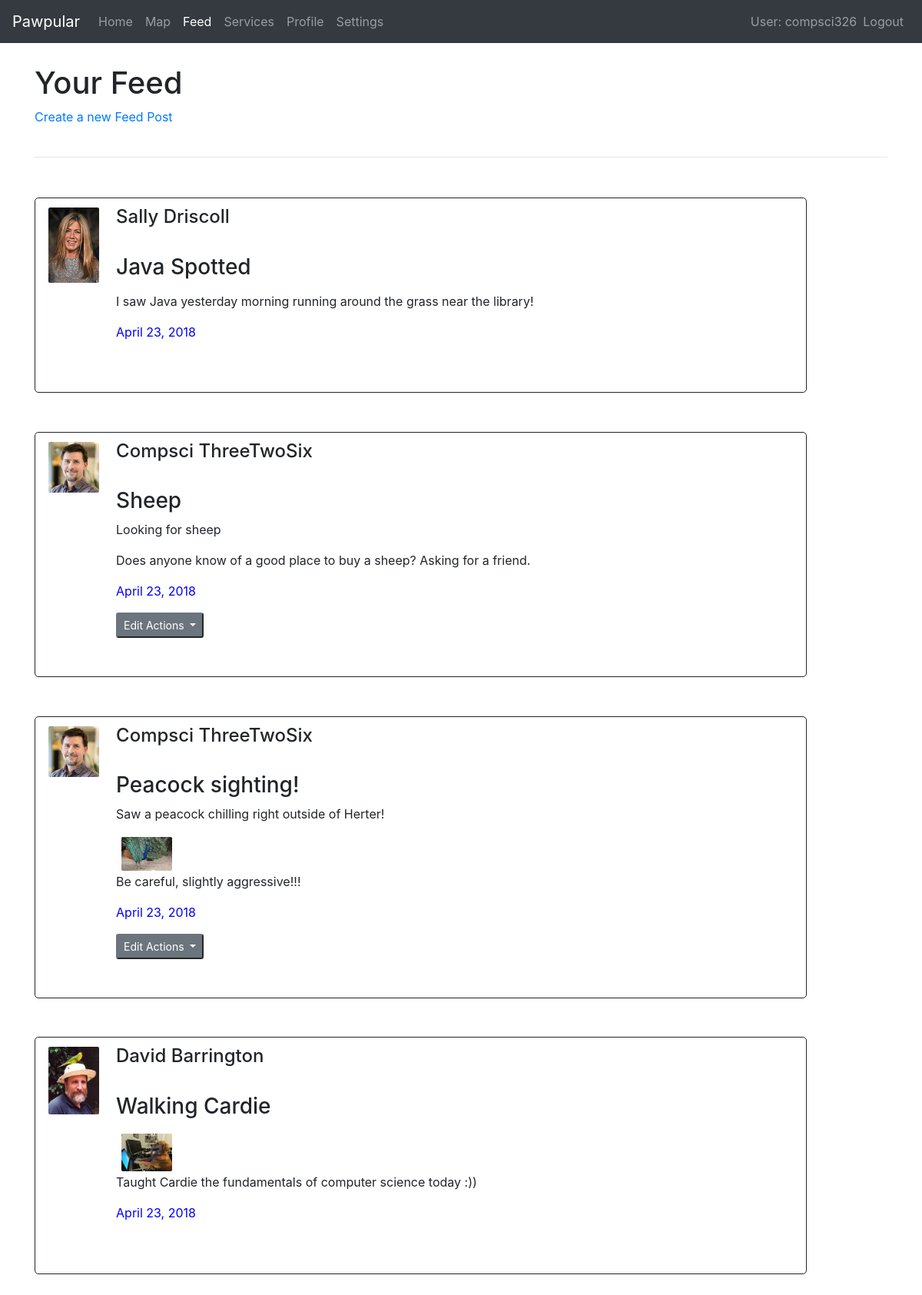
/pawpular/chat/ (signed in), run on the app's committed database.
### pawpular/models.py (models this page shows, shortened)
class Post(models.Model):
    createdBy = models.ForeignKey('Profile', on_delete=models.CASCADE)
    id = models.UUIDField(primary_key=True, default=uuid.uuid4)
    text = models.TextField(max_length=150)
    image = models.ImageField(upload_to='uploads/', blank=True,max_length=100)
    createdOn = models.DateField()
    title = models.CharField(max_length=50, default='')
    class Meta:
        abstract = True

class FeedPost(Post):
    post = models.TextField(max_length=1000, default='')

class Profile(models.Model):
    user = models.OneToOneField(User, on_delete=models.CASCADE)
    uuid = models.UUIDField(primary_key=True, default=uuid.uuid4)
    image = models.ImageField(upload_to='uploads/',blank = True)
    pets = models.ManyToManyField('Pet', blank=True)
    feedPosts = models.ManyToManyField('FeedPost', blank=True)
    mapPosts = models.ManyToManyField('MapPost', blank=True)
    servicePosts = models.ManyToManyField('ServicePost', blank=True)
    status=(
        ('1','on'),
        ('0','off'),
        )
    settings = models.CharField(max_length=1,choices=status, blank=False,default='1',help_text = 'settings status status')
    def get_absolute_url(self):
        return "/pawpular/profile/" + self.uuid.__str__()

### pawpular/views.py (the view, shortened to what this page needs)
# urls.py: path('chat/', views.Chat.as_view(), name='chat'),
class Chat(LoginRequiredMixin, generic.ListView):
    model = FeedPost

### pawpular/templates/pawpular/feedpost_list.html (shortened to what this page needs)
{% extends "base_generic.html" %}
    {% block content %}
    <div class="container">
            <h1 style="padding-top:2.5%;">Your Feed</h1>
            <div><a  class="button" href="{%url 'feedpost_new' %}">Create a new Feed Post</a></div>
            <br>
            <hr>
    </div>
    <div class="container" style = "padding-right:10%;padding-top:3%;padding-bottom:10%;">
        {% for post in feedpost_list %}
        <div style="padding-bottom:5%;">
            <div class="media" >
                <div class="media-left media-top">
                    <img src="http://127.0.0.1:8000/pawpular/uploads/{{post.createdBy.image}}" class="media-object rounded" style="width:70px">
                </div>
                <div class="media-body">
                    <h4>{{post.createdBy.user.first_name}} {{post.createdBy.user.last_name}}</h4>
                    <h4 class="media-heading" style="padding-top:2%;"><a href="{{post.createdBy.get_absolute_url}}"> {{post.createdBy.fname}} {{post.createdBy.lname}} </a></h4>
                    <h3>{{post.title}}</h3>
                    <p>{{post.text}}</p>
                    {% if post.image %}
                        <img src="http://127.0.0.1:8000/pawpular/uploads/{{post.image}}" class="media-object rounded" style="width:70px">
                    {% endif %}
                    <p>{{post.post}}</p>
                    <p style = "color:blue">{{post.createdOn}}</p>
                    {% ifequal request.user post.createdBy.user %}
                    <div class="dropdown">
                        <button class="btn-sm btn-secondary dropdown-toggle outline" type="button" id="dropdownMenuButton" data-toggle="dropdown" aria-haspopup="true" aria-expanded="false">
                            Edit Actions
                        </button>
                    </div>
                    {% endifequal %}
                </div>
            </div>
        </div>
        {% endfor %}
    </div>
{% endblock %}

### pawpular/templates/base_generic.html (shortened to what this page needs)
<html lang="en">
<head>
  <link rel="stylesheet" href="https://maxcdn.bootstrapcdn.com/bootstrap/4.0.0/css/bootstrap.min.css">
</head>
<body data-spy="scroll" data-target=".navbar">
  {% block navbar%}
  <nav class="navbar navbar-expand-md bg-dark navbar-dark">
    <a class="navbar-brand" href="{% url 'index' %}">Pawpular</a>
        <div class="collapse navbar-collapse" id="collapsibleNavbar">
            <ul class="navbar-nav mr-auto">
            {% if user.is_authenticated %}
                <li {% if request.resolver_match.url_name == 'index' %} class="active" {% endif %}>
                        <a class="nav-link" href="{% url 'index' %}">Home</a>
                    </li>
                    <li {% if request.resolver_match.url_name == 'map' %} class="active" {% endif %}>
                        <a class="nav-link" href="{% url 'map' %}">Map</a>
                    </li>
                    <li {% if request.resolver_match.url_name == 'chat' %} class="active" {% endif %}>
                        <a class="nav-link" href="{% url 'chat' %}">Feed</a>
                    </li>
                    <li {% if request.resolver_match.url_name == 'services' %} class="active" {% endif %}>
                        <a class="nav-link" href="{% url 'services' %}">Services</a>
                    </li>
                    <li {% if request.resolver_match.url_name == 'profile' %} class="active" {% endif %}>
                        <a class="nav-link" href={{user.profile.get_absolute_url}} >Profile</a>
                    </li>
                    <li {% if request.resolver_match.url_name == 'settings' %} class="active" {% endif %}>
                        <a class="nav-link" href="{% url 'settings' %}">Settings</a>
                    </li>
                    </ul>
                    <ul class="navbar-nav mrl-auto">
                      <li class="navbar-text">User: {{ user.get_username }}</li>
                        <li class ="navbar-nav">
                          <a class="nav-link" href="{% url 'logout' %}?next={{request.path}}">Logout</a>
                        </li>
                    {% else %}
                      <li class="navbar-nav">
                          <a class = "nav-link" href="{% url 'login'%}?next={{request.path}}">Login</a>
                        </li>
                    </ul>
                    {% endif %}
        </div>
    </nav>
  {% endblock %}
  {% block content %}{% endblock %}
</body>

### pawpular/templates/pawpular/feedpost_list.html (style rules this page uses)
div.media { padding-top:1%; padding-left:1%; padding-bottom:5%;border:solid .5px;border-radius: 5px; }
div.media-body { padding-bottom: 0%; }
img { margin-right:20px; margin-left:5px; padding:2px; }

### data on the page
FeedPost: createdBy.image (picture), createdBy.user.first_name "Sally", createdBy.user.last_name "Driscoll", title "Java Spotted", post "I saw Java yesterday morning running around the grass near the library!", createdOn "April 23, 2018"
FeedPost: createdBy.image (picture), createdBy.user.first_name "Compsci", createdBy.user.last_name "ThreeTwoSix", title "Sheep", text "Looking for sheep", post "Does anyone know of a good place to buy a sheep? Asking for a friend.", createdOn "April 23, 2018"
FeedPost: createdBy.image (picture), createdBy.user.first_name "Compsci", createdBy.user.last_name "ThreeTwoSix", title "Peacock sighting!", text "Saw a peacock chilling right outside of Herter!", image (picture), post "Be careful, slightly aggressive!!!", createdOn "April 23, 2018"
FeedPost: createdBy.image (picture), createdBy.user.first_name "David", createdBy.user.last_name "Barrington", title "Walking Cardie", image (picture), post "Taught Cardie the fundamentals of computer science today :))", createdOn "April 23, 2018"

### other printed values
{{ user.get_username }} "compsci326"
